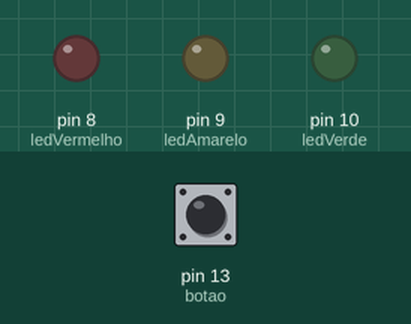
The sketch below on a simulated Arduino Uno, built with avr-gcc and run on an emulated ATmega328P. On the bench: output pins drawn as LEDs (lit = HIGH). The test bench sets the inputs (shaded band); at power-on: pin 13 (botao) LOW.

Above: at 1.2 s.
1.3 s: pin 13 (botao) pulled HIGH for 0.15 s
At 2.4 s:
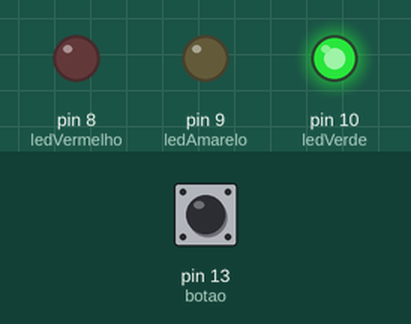
2.9 s: pin 13 (botao) pulled HIGH for 1 s
At 3.6 s:
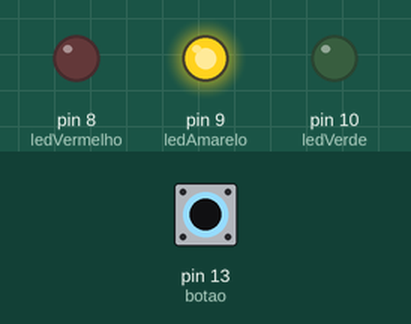
5.4 s: pin 13 (botao) pulled HIGH for 0.15 s
At 6.6 s:
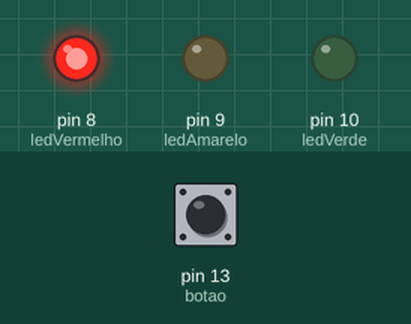
7.0 s: pin 13 (botao) pulled HIGH for 3.2 s
At 8.0 s:
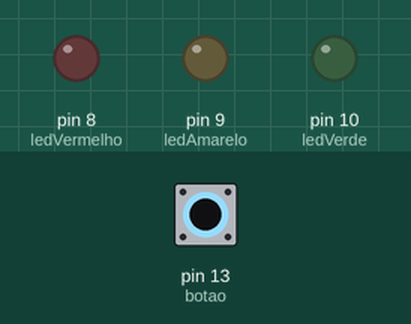
Timing chart, 0 to 10.0 s (numbered marks = the images above; inputs shaded):
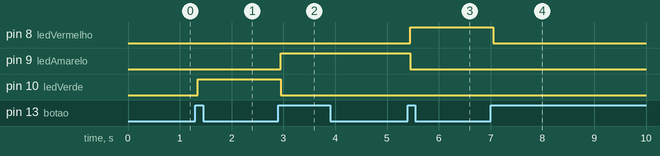

Measured:
- after the input at 1.3 s, pin 10 (ledVerde): LOW → HIGH after 0.05 s
- after the input at 2.9 s, pin 9 (ledAmarelo): LOW → HIGH after 0.05 s; pin 10 (ledVerde): HIGH → LOW after 0.05 s
- after the input at 5.4 s, pin 8 (ledVermelho): LOW → HIGH after 0.05 s; pin 9 (ledAmarelo): HIGH → LOW after 0.05 s
- after the input at 7.0 s, pin 8 (ledVermelho): HIGH → LOW after 0.05 s

The sketch:

Um_Botao_Ligando_Varios_LEDs.ino
```cpp
#define botao 13                       //Porta em que o botão está sendo lido
#define ledVerde 10                    //Porta em que o LED verde está conectado
#define ledAmarelo 9                   //Porta em que o LED amarelo está conectado
#define ledVermelho 8                  //Porta em que o LED Vermelho está conectado

int statusBotao;                       //Variável que irá receber o status do botão: 1 = Pressionado e 0 = Desacionado
int ultimoStatusBotao = LOW;           //Variável Backup que salvará o último status do botão:  1 (HIGH) = Pressionado e 0 (LOW) = Desacionado. Inicialmente ela começa como LOW = 0 Desacionado
int contador = 0;                      //Variável que armazenará quantas vezes o botão foi pressionado

unsigned long tempoUltimoDebounce = 0; //Variável que armazenará o tempo do último Debounce
unsigned long tempoDebounce = 50;      //Tempo (em milissegundos)que é necessário manter o botão pressionado para ter a certeza de que ele foi pressionado de fato.

void setup() {
  pinMode(botao, INPUT);               //Declara o pino do botão como entrada
  pinMode(ledVerde, OUTPUT);           //Declara o pino do led verde como saída
  pinMode(ledAmarelo, OUTPUT);         //Declara o pino do led amarelo como saída
  pinMode(ledVermelho, OUTPUT);        //Declara o pino do led vermelho como saída
}

//Função principal
void loop() {

  debounceBotao();                     //Chama a função responsável pelo Debounce
  contagem();                          //Chama a função responsável por realizar as ações dependendo da quantidade de vezes que o botão foi pressionado

}

//Função responsável por fazer o Debounce
void debounceBotao() {

  int leitura = digitalRead(botao);                       //A variável leitura recebe a leitura do pino do botão: HIGH (pressionado) ou LOW (Desacionado)

  if (leitura != ultimoStatusBotao) {                     //Se a leitura atual for diferente da leitura anterior
    tempoUltimoDebounce = millis();                       //Reseta a variável tempoUltimoDebounce atribuindo o tempo atual para uma nova contagem
  }

  if ((millis() - tempoUltimoDebounce) > tempoDebounce) { //Se o resultado de (tempo atual - tempoUltimoDebounce) for maior que o tempo que determinamos (tempoDebounce), ou seja, já passou os 50 milissegundos que é o tempo que o botão precisa ficar pressionado para ter a certeza de que ele realmente foi pressionado? Se sim faça:
    if (leitura != statusBotao) {                         //Verifica se a leitura do botão mudou, ou seja, se é diferente do status que o botão tinha da última vez. Se sim, faça:
      statusBotao = leitura;                              //statusBotao recebe o que foi lido na variável leitura (pressionado = 1 e não pressionado = 0)
      if (statusBotao == HIGH) {                          //Se o statusBotao é igual a HIGH significa que o botão foi pressionado, então faça:
        contador++;                                       //Incrementa +1 na variável contador. (contador++ é o mesmo que: contador = contador +1)
      }
    }
  }
  ultimoStatusBotao = leitura;                            //Atualiza a variável ultimoStatusBotao para o que foi lido na variável leitura

}


//Função responsável por realizar as ações de acender os leds de acordo com a quantidade de vezes que o botão foi pressionado
void contagem() {

  if (contador == 1) {                 //Se o contador for 1 significa que o botão foi pressionado uma única vez
    digitalWrite(ledVerde, HIGH);      //Acender o LED verde
    digitalWrite(ledAmarelo, LOW);     //Apaga o LED amarelo
    digitalWrite(ledVermelho, LOW);    //Apaga o LED vermelho
  }
  if (contador == 2) {                 //Se o contador for 2 significa que o botão foi pressionado duas vezes
    digitalWrite(ledVerde, LOW);       //Apaga o LED verde
    digitalWrite(ledAmarelo, HIGH);    //Acende o LED amarelo
    digitalWrite(ledVermelho, LOW);    //Apaga o LED vermelho
  }
  if (contador == 3) {                 //Se o contador for 3 significa que o botão foi pressionado três vezes
    digitalWrite(ledVerde, LOW);       //Apaga o LED verde
    digitalWrite(ledAmarelo, LOW);     //Apaga o LED amarelo
    digitalWrite(ledVermelho, HIGH);   //Acende o LED vermelho
  }
  if (contador >= 4) {                 //Se o contador for maior ou igual a 4 significa que o botão foi pressionado 4 vezes ou mais
    contador = 0;                      //Zeramos a variável contador
    digitalWrite(ledVerde, LOW);       //Apaga o LED verde
    digitalWrite(ledAmarelo, LOW);     //Apaga o LED amarelo
    digitalWrite(ledVermelho, LOW);    //Apaga o LED vermelho
  }

}
```
